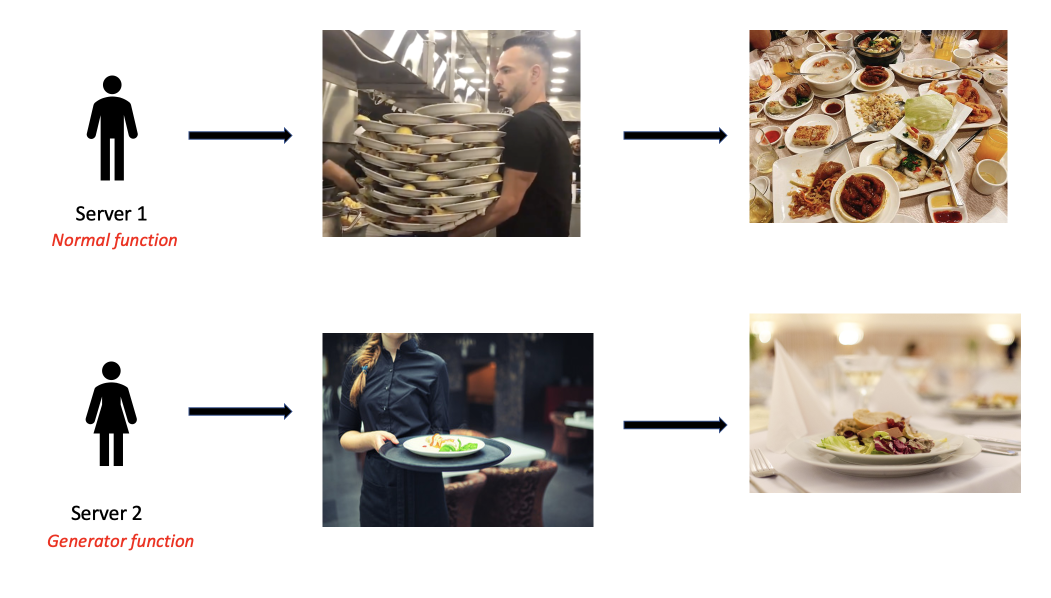
#> input picture helping_images/example.png, 2102 x 1196 px, found by its file name (shown at 1/2 size)
$ jupyter execute --allow-errors Fire_Classifier.ipynb   (shell and % lines are left out)
#> lines starting #> are read from the running program, lines starting #| are printed output that depends on the picture
# Topic: Tensorflow 2.0 Data Pipeline creation for a binary classification model

# Learning Objectives:
The objectives that we want to establish in this lesson are:

1. Why are we learning about data loading?
3. Applying data loading with the Fire Detection Image Dataset
4. Takeaways/Conclusions
5. References

# Why are we learning about data loading?

In this notebook, we’re going to explore the tensorflow data pipeline, tool built into TensorFlow that provides the flexibility needed to build highly-optimized data pipelines.

We’ll also discuss the efficiency of the tensorflow data pipeline and whether or not we should use tf.data. We’ll then configure our development environment, review our project directory structure, and discuss the image dataset that we’ll be working with in this project.

From there we can implement our Python scripts, including methods for organizing our dataset in multiple folders, initializing our data pipeline, and then finally training a CNN using the pipeline as our custom data generator.

[cell 1]
from google.colab import drive
drive.mount('/content/gdrive')

### Importing necessary libraries

[cell 2]
import pandas as pd
import numpy as np
import os.path
from os import path
import glob
import collections
import warnings
warnings.filterwarnings('ignore')
import tensorflow as tf

import matplotlib.pyplot as plt
import seaborn as sns
import plotly.express as px
import plotly.graph_objects as go
from plotly.subplots import make_subplots

from PIL import Image
from tensorflow.keras.preprocessing import image

from sklearn.utils import resample
from sklearn.utils import shuffle
from sklearn.metrics import confusion_matrix, precision_score, recall_score, f1_score, accuracy_score
from sklearn.datasets import make_circles
from sklearn.model_selection import train_test_split
import matplotlib.image as mpimg
from matplotlib import rcParams

np.random.seed(2016)

### Loading 'Fire Detection Image Dataset' from Github

[cell 3]
if path.exists('/content/gdrive/My Drive/Fire_BinaryClassifier') == False:
  os.mkdir('/content/gdrive/My Drive/Fire_BinaryClassifier')

os.chdir('/content/gdrive/My Drive/Fire_BinaryClassifier/')

if path.exists('/content/gdrive/My Drive/Fire_BinaryClassifier/Fire-Detection-Image-Dataset') == False:
 !git clone https://github.com/cair/Fire-Detection-Image-Dataset.git

[cell 4]
os.getcwd()
data_path = '/content/gdrive/My Drive/Fire_BinaryClassifier/Fire-Detection-Image-Dataset/'

### Creating a dataframe that will store all the images

[cell 5]
fire_files = glob.glob(data_path+"Fire images/*.*")
normal_files1 = glob.glob(data_path+"Normal Images 1/*.*")
normal_files2 = glob.glob(data_path+"Normal Images 2/*.*")
normal_files3 = glob.glob(data_path+"Normal Images 3/*.*")
normal_files4 = glob.glob(data_path+"Normal Images 4/*.*")
normal_files5 = glob.glob(data_path+"Normal Images 5/*.*")

normal_files1 = normal_files1 + normal_files2 + normal_files3 + normal_files4 + normal_files5

[cell 6]
#creating a new dataframe(df_fire) that consists of fire images only.
ls_fire = []
for i in fire_files:
    ls_fire.append(['Fire images', i.split("/")[7], '1'])

df_fire = pd.DataFrame(ls_fire, columns=['folder', 'filename', 'label'])

print('Shape of df_fire is: ', df_fire.shape)

#checking the length of fire dataframe.
print('Length of fire dataframe:', len(df_fire))

#checking for the duplicates in the fire dataframe.
print('Number of duplicates in fire dataframe:', df_fire['filename'].duplicated().sum())
df_fire.head()

[cell 7]
#creating a new dataframe(df_normal) that consists of normal images only.
ls_normal = []

for i in normal_files1:
    ls_normal.append([i.split("/")[6], i.split("/")[7], '0'])

df_normal = pd.DataFrame(ls_normal, columns=['folder', 'filename', 'label'])

print('Shape of df_normal is: ', df_normal.shape)

#checking the length of fire dataframe.
print('Length of normal images dataframe:', len(df_normal))

#checking for the duplicates in the fire dataframe.
print('Number of duplicates in normal images dataframe:', df_normal['filename'].duplicated().sum())

df_normal.head()

### Creating a final dataframe by combining fire and non fire images

[cell 8]
frames = [df_fire, df_normal]
final_df = pd.concat(frames)
#Shuffle the combined training data
final_df = shuffle(final_df)
final_df.head(20)

[cell 9]
#checking for any null/nans values
final_df.isna().sum()

#> (a cell that did not finish here is left out)

### Visualize the countplot of the label distribution.
  * Label '0' : Non-fire image
  * Label '1' : Fire image

[cell 11]
fig = make_subplots(rows=1, cols=2, specs=[[{"type": "xy"}, {"type": "pie"}]])
fig.add_trace(go.Bar(x =final_df['label'].value_counts().index,y=final_df['label'].value_counts().to_numpy(),marker_color=['lightblue','coral'],showlegend=False),row=1,col=1)

rcParams['figure.figsize'] = 10 ,8
fig.add_trace(go.Pie(
     values=final_df['label'].value_counts().to_numpy(),
     labels=final_df['label'].value_counts().index,
    marker=dict(colors=['lightblue','coral'])),
    row=1, col=2)

### Creating training and testing samples from the above created final dataframe

1. Split the data into train and test using sklearns 'train_test_split'
2. Shuffle the dataframe
3. Perform stratified random sampling such that the proportion of labels in in each training and testing sample matches with the porportion of labels in the original dataframe.

#> (a cell that did not finish here is left out)

### Creating a custom data generator function:

This will create the batch of images(converted into numpy array) to be ready to fed into the convolutional neural network. This generator method helps in reading the images on the go when they will be used for training. Since we are reading the images on the go, we are actually saving memory and even a system with 8GB RAM can be used for a 100GB dataset.

### *Normal function vs Generator function*
Assume a scenario where you and your friend went ot a restaurant and order food(refer to below image).

So server 1 takes your order and brings the entire order to your table at once.
As a result, it will take up a lot of table space and make it difficult to eat. And this is how a normal Python function works: you pass some input to it, call it, and it returns everything all at once.

Consider server 2, to whom you ordered the same food, but she brought it to you one by one, beginning with appetizers, then main course, and finally dessert. Your table space will be free, and you will receive everything in order. This is a generator function where you call it and it returns the values one by one in the order specified by the user.

[cell 13]
rcParams['figure.figsize'] = 12 ,8
img_A = mpimg.imread('/content/gdrive/My Drive/Fire_BinaryClassifier/Print/example.png')
#> img_A is the input picture: shape (1196, 2102, 4) float32; mean R, G, B, A 0.838, 0.817, 0.796, 1
plt.imshow(img_A)

### Understanding image basics and how they can be converted into numpy arrays/tensors.

Images can only be processed in the machine learning and deep learning models as numpy arrays, and in the context of deep learning, those NumPy arrays are technically referred to as tensors.

The dimensions of these NumPy arrays are determined by the following factors.
- Image size — Two dimensions are always required to represent the image's height and width.
- Color channel
- Number of images (batch of images)

[cell 14]
rcParams['figure.figsize'] = 30 ,25

# read images
img_A = mpimg.imread('/content/gdrive/My Drive/Fire_BinaryClassifier/Print/2.jpg')
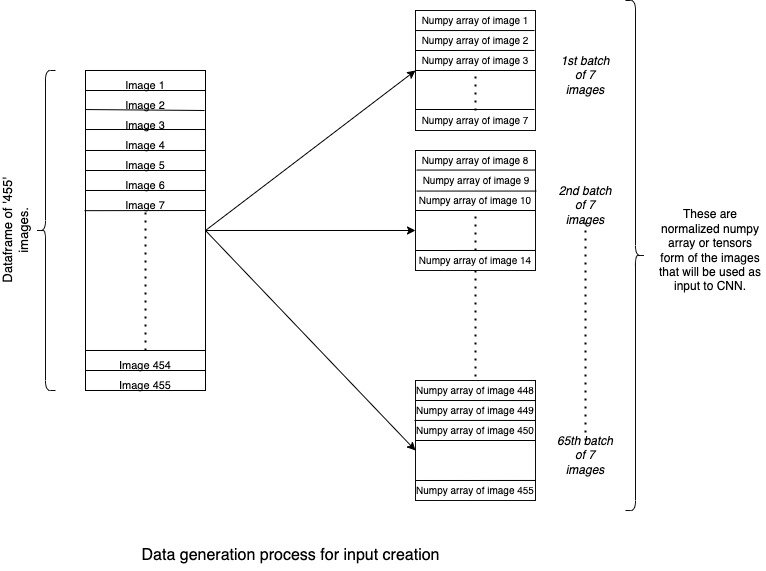
#> input picture helping_images/2.jpg, 766 x 571 px, found by its file name
#> img_A is the input picture: shape (571, 766, 3); min 0, max 255, mean 246
img_B = mpimg.imread('/content/gdrive/My Drive/Fire_BinaryClassifier/Print/1.jpg')
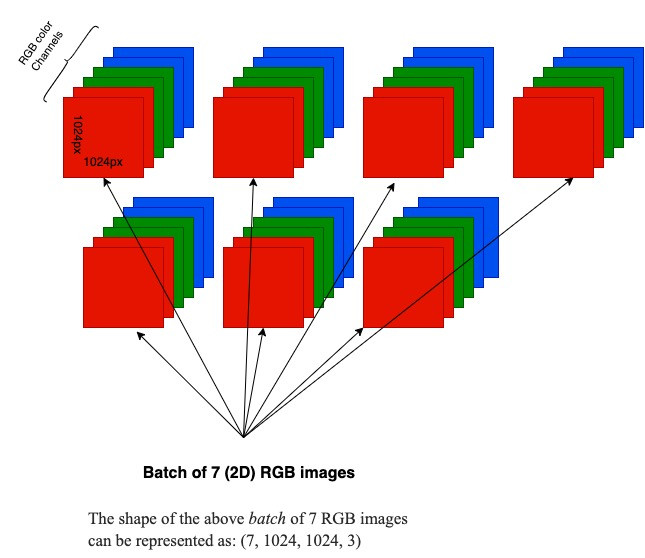
#> input picture helping_images/1.jpg, 645 x 558 px, found by its file name
#> img_B is the input picture: shape (558, 645, 3); mean R, G, B 216.3, 196.3, 195.1

# display images
fig, ax = plt.subplots(1,2)
ax[0].imshow(img_A)
ax[1].imshow(img_B)
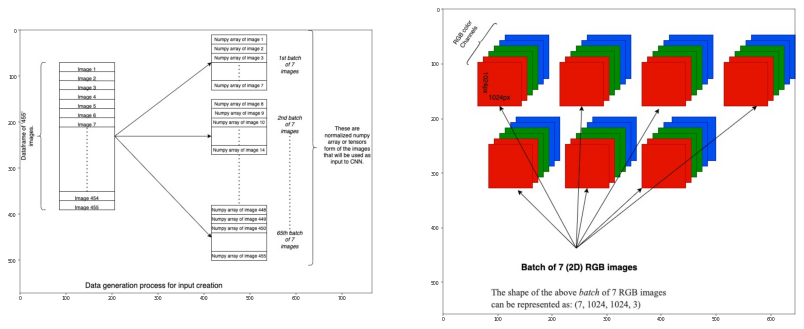
#> figure drawn by matplotlib, 2 panels

In the above diagram:
- We divided the original datafrme into 65 batches
- The image on the left depicts each batch, which contains 7 RGB images, and how it is represented using a four-dimensional (4D) NumPy array or a tensor.

#### Workflow of custom data generator that we have created for this project.

[cell 15]
from IPython.display import Image

rcParams['figure.figsize'] = 15 ,8
img_A = mpimg.imread('/content/gdrive/My Drive/Fire_BinaryClassifier/Print/data_gen.png')
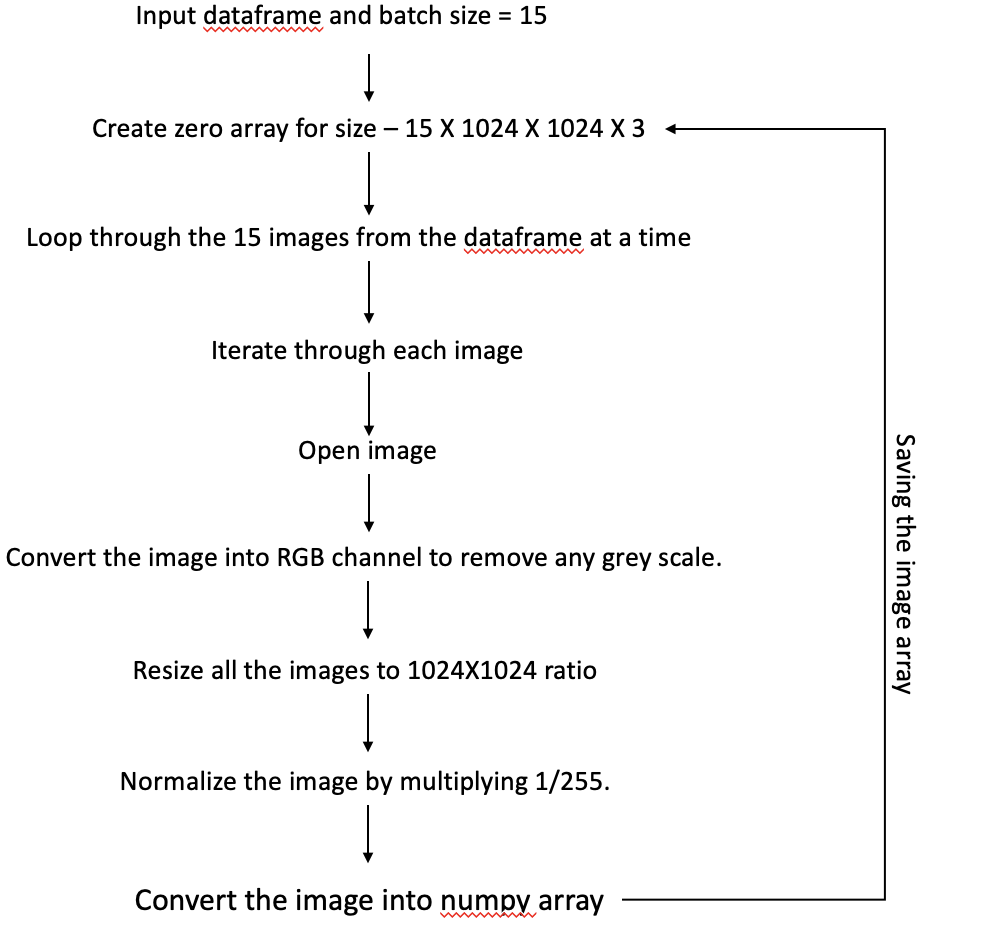
#> input picture helping_images/data_gen.png, 998 x 932 px, found by its file name
#> img_A is the input picture: shape (932, 998, 4) float32; mean R, G, B, A 0.968, 0.967, 0.967, 1
plt.imshow(img_A)
